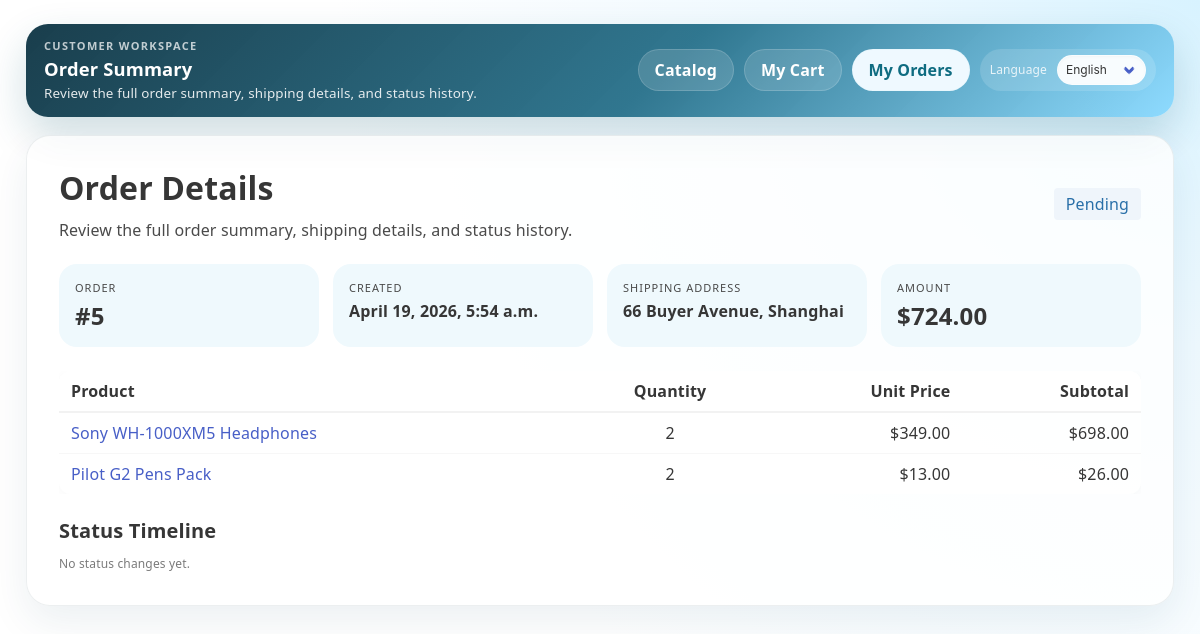
Page /shop/order/5/ (signed in) on the committed database.
### shop/models.py (models this page shows, shortened)
class Order(models.Model):
    STATUS_CHOICES = [
        ('pending', _('Pending')),
        ('shipped', _('Shipped')),
        ('delivered', _('Delivered')),
        ('cancelled', _('Cancelled')),
        ('hold', _('Hold')),
        ('returned', _('Returned')),
    ]
    status = models.CharField(max_length=20, choices=STATUS_CHOICES, default='pending')
    user = models.ForeignKey(settings.AUTH_USER_MODEL, on_delete=models.CASCADE)
    total_amount = models.DecimalField(max_digits=10, decimal_places=2)
    total_price = models.DecimalField(max_digits=10, decimal_places=2)
    created_at = models.DateTimeField(auto_now_add=True)
    shipping_address = models.CharField(max_length=255, blank=True)
    shipped_at = models.DateTimeField(null=True, blank=True)
    delivered_at = models.DateTimeField(null=True, blank=True)
    cancelled_at = models.DateTimeField(null=True, blank=True)
    held_at = models.DateTimeField(null=True, blank=True)
    status_updated_at = models.DateTimeField(auto_now_add=True)
    class Meta:
        ordering = ['-created_at']

class OrderItem(models.Model):
    order = models.ForeignKey(Order, on_delete=models.CASCADE, related_name='items')
    product = models.ForeignKey(Product, on_delete=models.CASCADE)
    quantity = models.PositiveIntegerField(default=1)
    unit_price = models.DecimalField(max_digits=10, decimal_places=2)
    subtotal = models.DecimalField(max_digits=10, decimal_places=2)

class Product(models.Model):
    STATUS_CHOICES = [
        ('active', _('Active')),
        ('draft', _('Draft')),
        ('archived', _('Archived')),
    ]
    owner = models.ForeignKey(settings.AUTH_USER_MODEL, on_delete=models.CASCADE, related_name='products', null=True,
                              blank=True)
    name = models.CharField(max_length=255)
    description = models.TextField()
    price = models.DecimalField(max_digits=10, decimal_places=2)
    stock = models.PositiveIntegerField(default=0)
    status = models.CharField(max_length=20, choices=STATUS_CHOICES, default='active')
    image = models.ImageField(upload_to='products/', blank=True, null=True)
    category = models.ForeignKey(Category, on_delete=models.SET_NULL, null=True)
    tags = models.ManyToManyField(Tag, blank=True)
    vendor = models.ForeignKey(Vendor, on_delete=models.CASCADE, related_name='products', null=True, blank=True)
    created_at = models.DateTimeField(auto_now_add=True)
    updated_at = models.DateTimeField(auto_now=True)
    class Meta:
        ordering = ['-created_at']

### shop/views.py (the view)
# urls.py: path('order/<int:order_id>/', views.order_detail, name='order_detail'),
@login_required
def order_detail(request, order_id):
    if request.user.role != 'customer':
        return redirect('login:index')
    order = get_object_or_404(
        Order.objects.filter(user=request.user).prefetch_related(
            Prefetch('items', queryset=OrderItem.objects.select_related('product')),
            'status_history',
        ),
        pk=order_id,
    )
    return render(request, 'CustomerOrderDetail.html', {'order': order})

### templates/CustomerOrderDetail.html (shortened to what this page needs)
{% load i18n static %}
<!DOCTYPE html>
<html lang="{{ LANGUAGE_CODE }}">
<head>
  <link rel="stylesheet" href="{% static 'css/bulma.min.css' %}">
  <link rel="stylesheet" href="{% static 'css/app-ui.css' %}">
</head>
<body>
  <div class="shell">
    <div class="customer-nav-shell">
      <div class="customer-brand">
        <span class="customer-brand-kicker">{% trans "Customer Workspace" %}</span>
        <div class="customer-brand-title">{% trans "Order Summary" %}</div>
        <div class="customer-brand-subtitle">{% trans "Review the full order summary, shipping details, and status history." %}</div>
      </div>
      <div class="customer-nav-right">
        <div class="customer-nav-links">
          <a class="customer-nav-link{% if request.resolver_match.url_name == 'product_list' or request.resolver_match.url_name == 'product_detail' %} is-current{% endif %}" href="{% url 'shop:product_list' %}">{% trans "Catalog" %}</a>
          <a class="customer-nav-link{% if request.resolver_match.url_name == 'cart' %} is-current{% endif %}" href="{% url 'shop:cart' %}">{% trans "My Cart" %}</a>
          <a class="customer-nav-link{% if request.resolver_match.url_name == 'order' or request.resolver_match.url_name == 'order_detail' %} is-current{% endif %}" href="{% url 'shop:order' %}">{% trans "My Orders" %}</a>
        </div>
        {% include 'includes/language_switch.html' %}
      </div>
    </div>
    <div class="panel-box">
      <div class="level">
        <div class="level-left">
          <div>
            <h1 class="title is-3 mb-2">{% trans "Order Details" %}</h1>
            <p class="subtitle is-6 mb-0">{% trans "Review the full order summary, shipping details, and status history." %}</p>
          </div>
        </div>
        <div class="level-right">
          <span class="tag is-info is-light is-medium">{{ order.get_status_display }}</span>
        </div>
      </div>
      <div class="meta-grid">
        <div class="meta-card">
          <p class="heading">{% trans "Order" %}</p>
          <p class="title is-4 mb-0">#{{ order.id }}</p>
        </div>
        <div class="meta-card">
          <p class="heading">{% trans "Created" %}</p>
          <p class="title is-6 mb-0">{{ order.created_at|date:"DATETIME_FORMAT" }}</p>
        </div>
        <div class="meta-card">
          <p class="heading">{% trans "Shipping Address" %}</p>
          <p class="title is-6 mb-0">{{ order.shipping_address }}</p>
        </div>
        <div class="meta-card">
          <p class="heading">{% trans "Amount" %}</p>
          <p class="title is-4 mb-0">${{ order.total_amount }}</p>
        </div>
      </div>
      <div class="table-container mb-5">
        <table class="table is-fullwidth is-hoverable">
          <thead>
            <tr>
              <th>{% trans "Product" %}</th>
              <th class="has-text-centered">{% trans "Quantity" %}</th>
              <th class="has-text-right">{% trans "Unit Price" %}</th>
              <th class="has-text-right">{% trans "Subtotal" %}</th>
            </tr>
          </thead>
          <tbody>
            {% for item in order.items.all %}
              <tr>
                <td><a href="{% url 'shop:product_detail' item.product.id %}">{{ item.product.name }}</a></td>
                <td class="has-text-centered">{{ item.quantity }}</td>
                <td class="has-text-right">${{ item.unit_price }}</td>
                <td class="has-text-right">${{ item.subtotal }}</td>
              </tr>
            {% endfor %}
          </tbody>
        </table>
      </div>
      <h2 class="title is-5 mb-3">{% trans "Status Timeline" %}</h2>
      {% if order.status_history.all %}
        <div class="content is-small">
          <ul class="timeline-list">
            {% for record in order.status_history.all %}
              <li>{{ record.changed_at|date:"DATETIME_FORMAT" }}: {{ record.from_status_display }} → {{ record.to_status_display }}</li>
            {% endfor %}
          </ul>
        </div>
      {% else %}
        <p class="is-size-7 has-text-grey">{% trans "No status changes yet." %}</p>
      {% endif %}
    </div>
  </div>
</body>
</html>

### static/css/app-ui.css (style rules this page uses)
body { font-family: system-ui, -apple-system, BlinkMacSystemFont, "Segoe UI", Roboto, "Helvetica Neue", Arial, sans-serif; letter-spacing: 0.15px; }
.shell, .page-shell { animation: fadeIn 0.4s cubic-bezier(0.4, 0, 0.2, 1) forwards; }
.panel-box, .hero-box, .product-card, .metric-card, .box, .card, .toolbar { backdrop-filter: blur(12px); -webkit-backdrop-filter: blur(12px); transition: transform 0.3s cubic-bezier(0.4, 0, 0.2, 1), box-shadow 0.3s cubic-bezier(0.4, 0, 0.2, 1); border: 1px solid rgba(255, 255, 255, 0.4); }
.panel-box, .product-card, .metric-card, .box, .card, .toolbar { background: rgba(255, 255, 255, 0.8) !important; }
table.table { background-color: rgba(255, 255, 255, 0.65) !important; border-radius: 12px; overflow: hidden; box-shadow: 0 2px 10px rgba(0, 0, 0, 0.03); }
table.table th { background-color: rgba(255, 255, 255, 0.85) !important; font-weight: 600; border-bottom: 2px solid rgba(0, 0, 0, 0.05); border-top: none; }
table.table td { border-bottom: 1px solid rgba(0, 0, 0, 0.03); vertical-align: middle; }
.tag { border-radius: 6px; font-weight: 500; }
.panel-box, .box { padding: 2rem !important; }
.customer-nav-shell { display: flex; align-items: center; justify-content: space-between; gap: 16px; flex-wrap: wrap; padding: 14px 18px; margin-bottom: 18px; border-radius: 22px; background: linear-gradient(135deg, rgba(16, 54, 69, 0.96) 0%, rgba(31, 107, 134, 0.92) 55%, rgba(133, 216, 255, 0.9) 100%); box-shadow: 0 18px 42px rgba(14, 88, 111, 0.2); color: white; }
.customer-brand { display: flex; flex-direction: column; gap: 4px; }
.customer-brand-kicker { font-size: 11px; letter-spacing: 0.12em; text-transform: uppercase; opacity: 0.72; font-weight: 700; }
.customer-brand-title { font-size: 1.15rem; font-weight: 800; line-height: 1.1; }
.customer-brand-subtitle { font-size: 0.84rem; opacity: 0.88; }
.customer-nav-links, .customer-nav-right { display: flex; align-items: center; gap: 10px; flex-wrap: wrap; }
.customer-nav-link { display: inline-flex; align-items: center; justify-content: center; gap: 8px; min-height: 42px; padding: 0 16px; border-radius: 999px; background: rgba(255, 255, 255, 0.14); color: white; font-weight: 700; border: 1px solid rgba(255, 255, 255, 0.16); transition: transform 0.2s ease, background 0.2s ease, border-color 0.2s ease; }
.customer-nav-link.is-primary, .customer-nav-link.is-current { background: #eff9ff; color: #0f6c81; border-color: rgba(233, 247, 253, 0.85); }

### templates/CustomerOrderDetail.html (style rules this page uses)
body { min-height: 100vh; background: radial-gradient(circle at top right, #d8f3ff 0%, #eef9ff 24%, #ffffff 60%); }
.shell { max-width: 1180px; margin: 0 auto; padding: 24px 16px 40px; }
.panel-box { background: white; border-radius: 24px; box-shadow: 0 16px 40px rgba(9, 68, 90, 0.08); padding: 24px; border: 1px solid rgba(18, 56, 72, 0.08); }
.meta-grid { display: grid; grid-template-columns: repeat(auto-fit, minmax(180px, 1fr)); gap: 14px; margin: 18px 0 24px; }
.meta-card { border-radius: 18px; padding: 16px; background: #eff9fd; }
.title + .subtitle { margin-top: 0.75rem !important; }
.title, .subtitle { line-height: 1.25; }

### rows in the picture
Order: status "Pending", id "5", created_at "April 19, 2026, 5:54 a.m.", shipping_address "66 Buyer Avenue, Shanghai", total_amount "724.00"
OrderItem: product.name "Sony WH-1000XM5 Headphones", quantity "2", unit_price "349.00", subtotal "698.00"
OrderItem: product.name "Pilot G2 Pens Pack", quantity "2", unit_price "13.00", subtotal "26.00"
